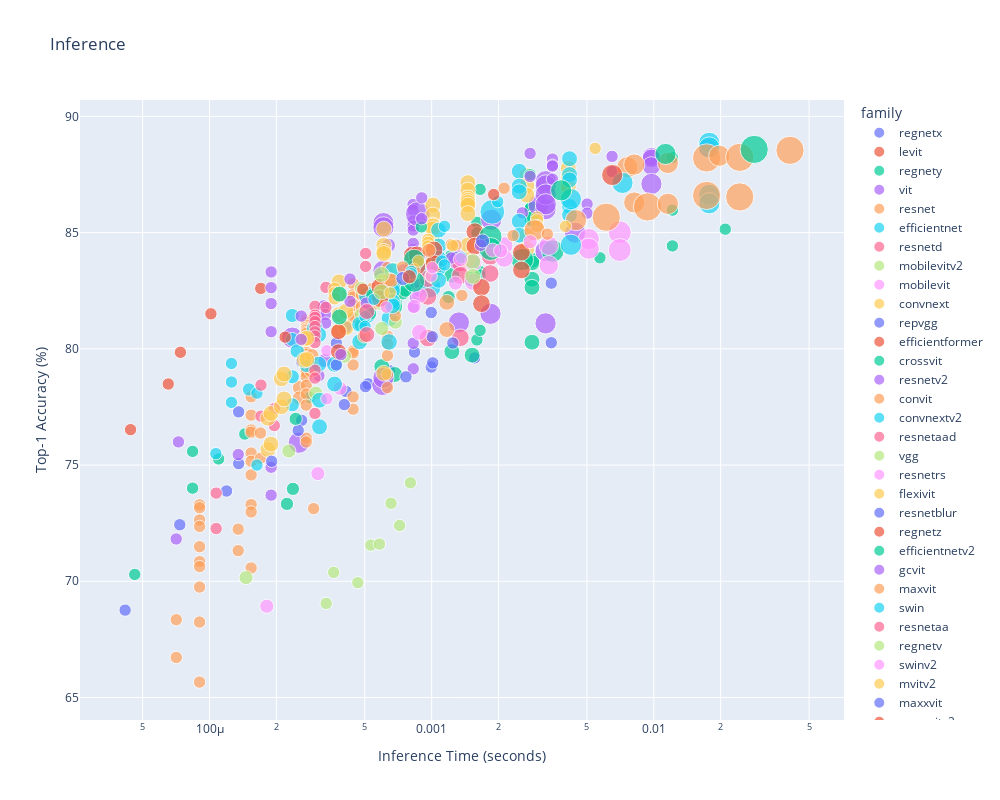

Notebook cell for this chart:
### Code cell
import plotly.express as px

w,h = 1000,800

def show_all(df, title, size):
    fig = px.scatter(df, width=w, height=h, size=df[size]**2, title=title,
        x='secs',  y='top1', log_x=True, color='family', hover_name='model_org', hover_data=[size])
    fig.update_layout(
        xaxis_title="Time to process an image (seconds)",
        yaxis_title="Accuracy (%)"
    )
    
    return fig

show_all(df, 'Inference', 'infer_img_size')
